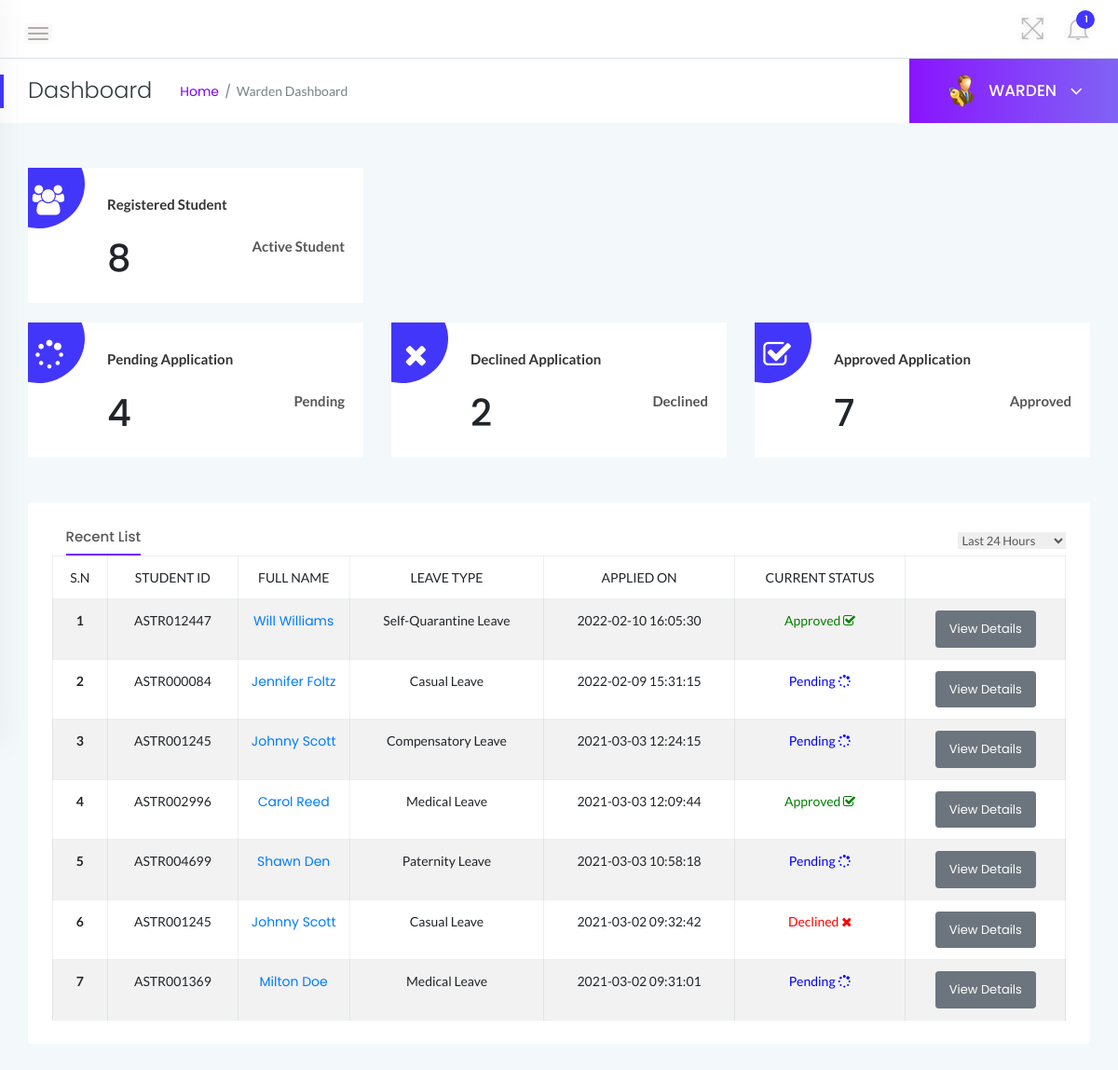
Screenshot of /admin/dashboard.php (signed in) with the database file from the repository.
### tables this page shows
CREATE TABLE `tblleaves` (
  `id` int(11) NOT NULL,
  `LeaveType` varchar(110) NOT NULL,
  `ToDate` varchar(120) NOT NULL,
  `FromDate` varchar(120) NOT NULL,
  `Description` mediumtext NOT NULL,
  `PostingDate` timestamp NOT NULL DEFAULT CURRENT_TIMESTAMP,
  `AdminRemark` mediumtext,
  `AdminRemarkDate` varchar(120) DEFAULT NULL,
  `Status` int(1) NOT NULL,
  `IsRead` int(1) NOT NULL,
  `empid` int(11) DEFAULT NULL
);

CREATE TABLE `tblemployees` (
  `id` int(11) NOT NULL,
  `EmpId` varchar(100) NOT NULL,
  `FirstName` varchar(150) NOT NULL,
  `LastName` varchar(150) NOT NULL,
  `EmailId` varchar(200) NOT NULL,
  `Password` varchar(180) NOT NULL,
  `Gender` varchar(100) NOT NULL,
  `Dob` varchar(100) NOT NULL,
  `Department` varchar(255) NOT NULL,
  `Address` varchar(255) NOT NULL,
  `City` varchar(200) NOT NULL,
  `Country` varchar(150) NOT NULL,
  `Phonenumber` char(11) NOT NULL,
  `Status` int(1) NOT NULL,
  `RegDate` timestamp NOT NULL DEFAULT CURRENT_TIMESTAMP
);

### admin/dashboard.php (the view, shortened to what this page needs)
<?php
    if(strlen($_SESSION['alogin'])==0){
        header('location:index.php');
    } else {
?>
<!doctype html>
<html class="no-js" lang="en">
<head>
    <link rel="stylesheet" href="../assets/css/bootstrap.min.css">
    <link rel="stylesheet" href="../assets/css/font-awesome.min.css">
    <link rel="stylesheet" href="../assets/css/themify-icons.css">
    <link rel="stylesheet" href="../assets/css/metisMenu.css">
    <link rel="stylesheet" href="../assets/css/owl.carousel.min.css">
    <link rel="stylesheet" href="../assets/css/slicknav.min.css">
    <link rel="stylesheet" href="https://www.amcharts.com/lib/3/plugins/export/export.css" type="text/css" media="all" />
    <link rel="stylesheet" href="../assets/css/typography.css">
    <link rel="stylesheet" href="../assets/css/default-css.css">
    <link rel="stylesheet" href="../assets/css/styles.css">
    <link rel="stylesheet" href="../assets/css/responsive.css">
</head>
<body>
    <div class="page-container">
        <div class="main-content">
            <div class="header-area">
                <div class="row align-items-center">
                    <div class="col-md-6 col-sm-8 clearfix">
                        <div class="nav-btn pull-left">
                            <span></span>
                            <span></span>
                            <span></span>
                        </div>
                    </div>
                    <div class="col-md-6 col-sm-4 clearfix">
                        <ul class="notification-area pull-right">
                            <li id="full-view"><i class="ti-fullscreen"></i></li>
                            <?php include '../includes/admin-notification.php'?>
                        </ul>
                    </div>
                </div>
            </div>
            <div class="page-title-area">
                <div class="row align-items-center">
                    <div class="col-sm-6">
                        <div class="breadcrumbs-area clearfix">
                            <h4 class="page-title pull-left">Dashboard</h4>
                            <ul class="breadcrumbs pull-left">
                                <li><a href="dashboard.php">Home</a></li>
                                <li><span>Warden Dashboard</span></li>
                            </ul>
                        </div>
                    </div>
                    <div class="col-sm-6 clearfix">
                        <div class="user-profile pull-right">
                            <img class="avatar user-thumb" src="../assets/images/admin.png" alt="avatar">
                            <h4 class="user-name dropdown-toggle" data-toggle="dropdown">WARDEN <i class="fa fa-angle-down"></i></h4>
                        </div>
                    </div>
                </div>
            </div>
            <div class="main-content-inner">
                <div class="sales-report-area mt-5 mb-5">
                    <div class="row">
                        <div class="col-md-4">
                            <div class="single-report mb-xs-30">
                                <div class="s-report-inner pr--20 pt--30 mb-3">
                                    <div class="icon"><i class="fa fa-users"></i></div>
                                    <div class="s-report-title d-flex justify-content-between">
                                        <h4 class="header-title mb-0">Registered Student</h4>
                                    </div>
                                    <div class="d-flex justify-content-between pb-2">
                                        <h1><?php include 'counters/emp-counter.php'?></h1>
                                        <span>Active Student</span>
                                    </div>
                                </div>
                            </div>
                        </div>
                    </div>
                    <br>
                    <div class="row">
                        <div class="col-md-4">
                            <div class="single-report mb-xs-30">
                                <div class="s-report-inner pr--20 pt--30 mb-3">
                                    <div class="icon"><i class="fa fa-spinner"></i></div>
                                    <div class="s-report-title d-flex justify-content-between">
                                        <h4 class="header-title mb-0">Pending Application</h4>
                                    </div>
                                    <div class="d-flex justify-content-between pb-2">
                                        <h1><?php include 'counters/pendingapp-counter.php'?></h1>
                                        <span>Pending</span>
                                    </div>
                                </div>
                            </div>
                        </div>
                        <div class="col-md-4">
                            <div class="single-report mb-xs-30">
                                <div class="s-report-inner pr--20 pt--30 mb-3">
                                    <div class="icon"><i class="fa fa-times"></i></div>
                                    <div class="s-report-title d-flex justify-content-between">
                                        <h4 class="header-title mb-0">Declined Application</h4>
                                    </div>
                                    <div class="d-flex justify-content-between pb-2">
                                        <h1><?php include 'counters/declineapp-counter.php'?></h1>
                                        <span>Declined</span>
                                    </div>
                                </div>
                            </div>
                        </div>
                        <div class="col-md-4">
                            <div class="single-report">
                                <div class="s-report-inner pr--20 pt--30 mb-3">
                                    <div class="icon"><i class="fa fa-check-square-o"></i></div>
                                    <div class="s-report-title d-flex justify-content-between">
                                        <h4 class="header-title mb-0">Approved Application</h4>
                                    </div>
                                    <div class="d-flex justify-content-between pb-2">
                                        <h1><?php include 'counters/approvedapp-counter.php'?></h1>
                                        <span>Approved</span>
                                    </div>
                                </div>
                            </div>
                        </div>
                    </div>
                </div>
                <div class="row">
                    <div class="col-12">
                        <div class="card">
                            <div class="card-body">
							<div class="d-sm-flex justify-content-between align-items-center">
                                    <div class="trd-history-tabs">
                                        <ul class="nav" role="tablist">
                                            <li>
                                                <a class="active" data-toggle="tab" href="dashboard.php" role="tab">Recent List</a>
                                            </li>
                                        </ul>
                                    </div>
                                    <select class="custome-select border-0 pr-3">
                                        <option selected>Last 24 Hours</option>
                                    </select>
                                </div>
                                        <div class="single-table">
                                            <div class="table-responsive">
                                                <table class="table table-hover table-bordered table-striped progress-table text-center">
                                                <thead class="text-uppercase">
                                                <tr>
                                                        <td>S.N</td>
                                                        <td>Student ID</td>
                                                        <td width="120">Full Name</td>
                                                        <td>Leave Type</td>
                                                        <td>Applied On</td>
                                                        <td>Current Status</td>
                                                        <td></td>
                                                    </tr>
                                                </thead>
                                                <tbody>
                                                <?php
                                                    $sql = "SELECT tblleaves.id as lid,tblemployees.FirstName,tblemployees.LastName,tblemployees.EmpId,tblemployees.id,tblleaves.LeaveType,tblleaves.PostingDate,tblleaves.Status from tblleaves join tblemployees on tblleaves.empid=tblemployees.id order by lid desc limit 7";
                                                    $query = $dbh -> prepare($sql);
                                                    $query->execute();
                                                    $results=$query->fetchAll(PDO::FETCH_OBJ);
                                                    $cnt=1;
                                                    if($query->rowCount() > 0){
                                                    foreach($results as $result)
                                                    {
                                                ?>
                                        <tr>
                                            <td> <b><?php echo htmlentities($cnt);?></b></td>
                                            <td><?php echo htmlentities($result->EmpId);?></td>
                                            <td><a href="update-employee.php?empid=<?php echo htmlentities($result->id);?>" target="_blank"><?php echo htmlentities($result->FirstName." ".$result->LastName);?></a></td>
                                            <td><?php echo htmlentities($result->LeaveType);?></td>
                                            <td><?php echo htmlentities($result->PostingDate);?></td>
                                            <td><?php $stats=$result->Status;
                                            if($stats==1){
                                             ?>
                                                 <span style="color: green">Approved <i class="fa fa-check-square-o"></i></span>
                                                 <?php } if($stats==2)  { ?>
                                                <span style="color: red">Declined <i class="fa fa-times"></i></span>
                                                 <?php } if($stats==0)  { ?>
                                            <span style="color: blue">Pending <i class="fa fa-spinner"></i></span>
                                            <?php } ?>
                                             </td>
                                            <td><a href="employeeLeave-details.php?leaveid=<?php echo htmlentities($result->lid);?>" class="btn btn-secondary btn-sm">View Details</a></td>
                                            </tr>
                                                <?php $cnt++;} }?>
                                            </tbody>
                                                </table>
                                            </div>
                                        </div>
                                        </div>
                        </div>
                    </div>
                </div>
                </div>
            </div>
        </div>
</body>
</html>
<?php } ?>

### rows the page displays
tblleaves: tblemployees.EmpId "ASTR012447", tblemployees.FirstName+LastName "Will Williams", LeaveType "Self-Quarantine Leave", PostingDate "2022-02-10 16:05:30", Status "Approved"
tblleaves: tblemployees.EmpId "ASTR000084", tblemployees.FirstName+LastName "Jennifer Foltz", LeaveType "Casual Leave", PostingDate "2022-02-09 15:31:15", Status "Pending"
tblleaves: tblemployees.EmpId "ASTR001245", tblemployees.FirstName+LastName "Johnny Scott", LeaveType "Compensatory Leave", PostingDate "2021-03-03 12:24:15", Status "Pending"
tblleaves: tblemployees.EmpId "ASTR002996", tblemployees.FirstName+LastName "Carol Reed", LeaveType "Medical Leave", PostingDate "2021-03-03 12:09:44", Status "Approved"
tblleaves: tblemployees.EmpId "ASTR004699", tblemployees.FirstName+LastName "Shawn Den", LeaveType "Paternity Leave", PostingDate "2021-03-03 10:58:18", Status "Pending"
tblleaves: tblemployees.EmpId "ASTR001245", tblemployees.FirstName+LastName "Johnny Scott", LeaveType "Casual Leave", PostingDate "2021-03-02 09:32:42", Status "Declined"
tblleaves: tblemployees.EmpId "ASTR001369", tblemployees.FirstName+LastName "Milton Doe", LeaveType "Medical Leave", PostingDate "2021-03-02 09:31:01", Status "Pending"

### other values shown
$unreadcount "1"
$empcount "8"
$leavtypcount "4"
$leavtypcount "2"
$leavtypcount "7"
